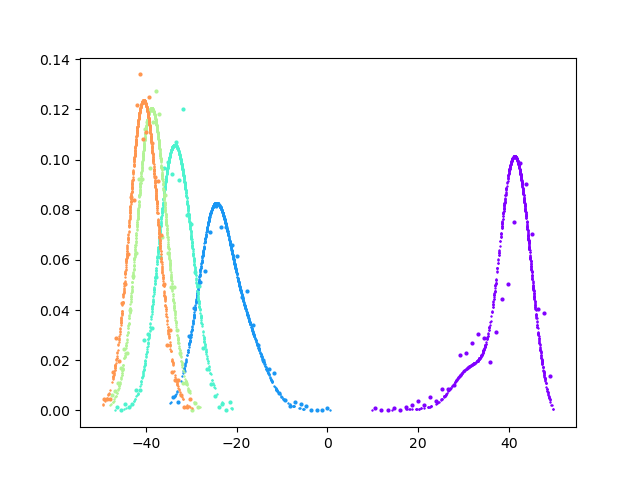

The Python source for this figure:
from __future__ import print_function
import pandas as pd
import numpy as np
import random
import math
import pickle
from numpy.polynomial.hermite import hermgauss
#import tensorflow as tf
import tensorflow.compat.v1 as tf
tf.disable_v2_behavior()
from femodel_tf_optimizer import femodel_tf_optimizer
import os, sys
import argparse


class femodel(femodel_tf_optimizer):
    """
    Class to optimize analytic binding free energy model with Tensorflow
    """
    kBT = 1.986e-3*300.0
    epsim = tf.constant(1.e-8, dtype=tf.float64)
    
    """    
    Rational soft-core function.

    Special case: when $u_c = 0$, 
    $$
    u_{\rm sc,0}(u)=
    \begin{cases}
    u                                                         & u \le 0 \\
    u_{\rm max} f_{\rm sc}(y)                                 & u  >  0
    \end{cases}
    $$
    with
    $$
    y = \frac{u}{u_{\rm max}}
    $$
    $$
    f_{\rm sc}(y) = \frac{z(y)^{a}-1}{z(y)^{a}+1} \, ,
    $$
    and
    $$
    z(y)=1+2 y/a + 2 (y/a)^2
    $$
    
    Inverse: $u = u_{\rm sc,0}$ for $u \le 0$. For $u > 0$:
    $$
    f_{\rm sc} = u_{\rm sc,0}/{u_{\rm max}}
    $$
    $$
    z = \left( \frac{1 + f_{\rm sc}}{1 - f_{\rm sc}}  \right)^(1/a)
    $$
    y = \frac{a}{2} \left( \sqrt{2 z - 1} -1  \right)
    $$
    $$
    u = u_{\rm max} y
    $$

    The derivative is:
    $$
    \frac{d u_{\rm sc,0}(u) }{du} = \frac{4 z^{a - 1}{(z^a + 1)^2} ( 1 + 2 \frac{y}{a} )
    $$
    for $u > 0$ and $1$ otherwise

    The general case $u_c \ne 0$ is obtained by shifting $u_{\rm sc}(u)$ up by $u_c$ and right by $u_c$:
    $$
    u_{\rm sc}(u) = u_{\rm sc,0}(u - u_c) + u_c
    $$
    For consistency, $u_{\rm max}$ is also shifted up by $u_c$. So the general case $u_c \ne 0$ is obtained
    by the special case $u_c = 0$ by the replacements
    $$
    u \rightarrow u - u_c
    $$
    $$
    u_{\rm max} \rightarrow u_{\rm max} - u_c
    $$

    Inverse for the general case: same as for the special case with the replacements above and:
    $$
    u = ( u_{\rm max} - u_c ) y + u_c
    $$

    Using the chain rule, the derivative for the general case has the same expression as the special case
    with the same replacements.
    

    """
    alphasc = tf.constant(1./16.,dtype=tf.float64)
    umaxsc = tf.constant(50.0/kBT, dtype=tf.float64)
    ubcore = tf.constant(0.0/kBT, dtype=tf.float64)
    def inverse_soft_core_function(self,usc):
        uno = tf.ones([tf.size(usc)], dtype=tf.float64)
        usc_safe1 = tf.where(usc < femodel.ubcore + femodel.epsim,       uno*(femodel.ubcore + femodel.epsim), usc)
        usc_safe2 = tf.where(usc_safe1 > femodel.umaxsc - femodel.epsim, uno*(femodel.umaxsc - femodel.epsim), usc_safe1)
        fsc = (usc_safe2-femodel.ubcore)/(femodel.umaxsc-femodel.ubcore)
        z = tf.math.pow((1.+fsc)/(1.-fsc), 1./femodel.alphasc)
        y = 0.5*femodel.alphasc*(-1.0 + tf.math.sqrt(2.*z - 1.))
        return tf.where(usc <= femodel.ubcore,
                        usc,
                        femodel.ubcore + (femodel.umaxsc - femodel.ubcore)*y)
    
    def der_soft_core_function(self,u):# dusc/du
        y = (u - femodel.ubcore)/(femodel.umaxsc-femodel.ubcore)
        z = 1 + 2.*y/femodel.alphasc + 2.*tf.math.pow(y/femodel.alphasc,2)
        za = tf.math.pow(z,femodel.alphasc)
        return tf.where(u <= femodel.ubcore,
                        tf.ones([tf.size(u)], dtype=tf.float64),
                        (4*(za/z)/tf.math.pow((za+1),2))*(1 + 2.*y/femodel.alphasc))

    def alchemical_potential_x(self, lmbds, xscbind):
        return tf.math.log(1. + tf.math.exp(- (xscbind[:,None]-lmbds['u0'][None,:]) * lmbds['alpha'][None,:])) * ((lmbds['Lambda2'][None,:] - lmbds['Lambda1'][None,:])/(lmbds['alpha'][None,:]+self.eps)) + xscbind[:,None] * lmbds['Lambda2'][None,:] + lmbds['w0'][None,:]
    
    def alchemical_potential(self, lmbds, uscbind):
        # self.eps is there to cover the case lambda1 = lambda2 and alpha = 0 in which case we have a linear alchemical potential
        return ((lmbds['Lambda2'] - lmbds['Lambda1'])/(lmbds['alpha']+self.eps))*tf.math.log(1. + tf.math.exp(-lmbds['alpha']*(uscbind-lmbds['u0']))) + lmbds['Lambda2']*uscbind + lmbds['w0']

if __name__ == '__main__':

    parser = argparse.ArgumentParser()
    parser.add_argument("-o", "--optimize", action="store_true", default=0,
                        help="Optimize parameters. Otherwise plot only.")
    parser.add_argument("-c", "--ncycles", type=int, default=100,
                        help="Number of optimization cycles")
    parser.add_argument("-n", "--nsteps", type=int, default=10,
                        help="Number of optimization steps in each cycle")
    parser.add_argument("-r", "--restart", action="store_true", default=0,
                        help="Restart optimization from the parameters saved in the pickle restart file")
    parser.add_argument("-b", "--basename",
                        help="Basename of the optimization job. Defaults to basename of this script.")
    parser.add_argument("-d", "--datafile", default="repl.cycle.potE.temp.lambda.ebind.lambda1.lambda2.alpha.u0.w0.dat",
                        help="Data file")
    parser.add_argument("-l", "--leg", type=float, default=1.0,
                        help="Value of state ID at which to plot the distributions")
    parser.add_argument("-s", "--stateID", nargs="+", type=int, default=0,
                        help="Values of state ID at which to plot the distributions")
    args = parser.parse_args()
    
    restart = args.restart
    production = args.optimize
    testarea = not production

    if args.basename:
        basename = args.basename
    else:
        basename = os.path.basename(os.path.splitext(sys.argv[0])[0])
        
    datafile = args.datafile
    ncycles = args.ncycles
    nsteps = args.nsteps
    states = args.stateID
    
    leg = args.leg

    print("Leg = ", leg)
    if leg == 1:
        direction = leg
    else:
        direction = -1.0
    print("Direction = ", direction)

    sdm_data_raw = pd.read_csv(datafile, delim_whitespace=True,
                           header=None,names=["cycle", "stateID", "temp", "direct", "Lambda1",
                                              "Lambda2", "alpha", "u0", "w0", "potE", "ebind", "bias"])

    lam_col = []
    for row in sdm_data_raw['stateID']:
        lam = 0.05*row
        if (lam > 0.5):
            lam = lam - 0.05
        lam_col.append(lam)

    #print(sdm_data_raw.stateID)

    sdm_data_raw.insert(2, "Lambda", lam_col)

    #print(sdm_data_raw)

    sdm_data = sdm_data_raw[sdm_data_raw["direct"] == direction]

    #print(sdm_data)

    temperature = 300.0
    kT = 1.986e-3*temperature # [kcal/mol]
    beta = 1./kT

    nmodes = 3

    reference_params = {}
    reference_params['ub'] = [  -22.68*beta, -17*beta, -13.35*beta ]
    reference_params['sb'] = [ 3.43*beta,  3.85*beta, 4.27*beta ]
    reference_params['pb'] = [ 5.62e-7, 1.65e-9, 7.08e-11 ]
    reference_params['elj'] = [ 1.1*beta, 1.1*beta, 1.1*beta ]
    reference_params['uce'] = [ 1.1, 1.1, 1.1 ]
    reference_params['nl']  = [   10,  20, 30 ]
    reference_params['wg'] =  [ 8.06e-6, 5.37e-3, 9.95e-1 ]
    
    scale_params = {}
    scale_params['ub'] =  [ 1.*beta, 1.*beta, 1.*beta ]
    scale_params['sb'] =  [ 0.1*beta, 0.1*beta, 0.1*beta ]
    scale_params['pb'] =  [ 1.e-7, 1.e-9, 1.e-11  ]
    scale_params['elj'] = [ 1*beta, 1*beta, 1*beta ]
    scale_params['uce'] = [ 1, 1, 1 ]
    scale_params['nl']  = [ 1, 1, 1 ]
    scale_params['wg'] =  [ 1.e-6, 1.e-3, 1.e-1 ]

    range_params = {}
    range_params['ub'] = [ (-30*beta, 30.0*beta), (-30.0*beta, 30.0*beta), (-30.0*beta, 30.0*beta) ]
    range_params['sb'] = [ (2.0*beta, 8.0*beta), (2.0*beta, 8.0*beta), (2.0*beta, 8.0*beta) ]
    range_params['pb'] = [ (0.0, 1.0), (0.0, 1.0), (0.0, 1.0) ]
    range_params['elj'] = [ (1*beta, 20.0*beta), (1*beta, 20.0*beta), (1*beta, 20.0*beta) ]
    range_params['uce'] = [ (1.0, 10.0), (1.0, 10.0), (1.0, 10.0) ]
    range_params['nl'] = [ (3.0, 60.0), (3.0, 60.0), (3.0, 60.0) ]
    
    learning_rate = 0.05

    discard = 500
    
    xparams = {}
    if restart:
        with open(basename + '.pickle', 'rb') as f:
            best_ubx, best_sbx, best_pbx, best_ex, best_ucx, best_nlx, best_wgx = pickle.load(f)
            xparams['ub'] = best_ubx
            #xparams['ub'][1] = (-2*beta - reference_params['ub'][1])/scale_params['ub'][1]
            xparams['sb'] = best_sbx
            #xparams['sb'][0] = (3.11*beta - reference_params['sb'][0])/scale_params['sb'][0]
            #xparams['sb'][2] = (4.05 - reference_params['sb'][2])/scale_params['sb'][2]
            xparams['pb'] = best_pbx
            #xparams['pb'][0]  = (8.72e-10 - reference_params['pb'][0])/scale_params['pb'][0]
            #xparams['pb'][1]  = (9.0e-13 - reference_params['pb'][1])/scale_params['pb'][1]
            xparams['elj']   = best_ex
            #xparams['elj'][0]   = (8.0*beta - reference_params['elj'][0])/scale_params['elj'][0]
            #xparams['elj'][2]   = (15.0*beta - reference_params['elj'][2])/scale_params['elj'][2]
            xparams['uce']  = best_ucx
            #xparams['uce'][0]  = (1.0 - reference_params['uce'][0])/scale_params['uce'][0]
            #xparams['uce'][2]  = (14.0 - reference_params['uce'][2])/scale_params['uce'][2]
            xparams['nl']  = best_nlx
            #xparams['nl'][1]  = (5.0 - reference_params['nl'][1])/scale_params['nl'][1]
            xparams['wg'] = best_wgx
            #xparams['wg'][0] = (0 - reference_params['wg'][0])/scale_params['wg'][0] 
            #xparams['wg'][1] = (0 - reference_params['wg'][1])/scale_params['wg'][1] 
            #xparams['wg'][2] = (3.42e-34 - reference_params['wg'][2])/scale_params['wg'][2] 
    else:
        xparams['ub']  = [0. for i in range(nmodes) ]
        xparams['sb']  = [0. for i in range(nmodes) ]
        xparams['pb']  = [0. for i in range(nmodes) ]
        xparams['elj']   = [0. for i in range(nmodes) ]
        xparams['uce']  = [0. for i in range(nmodes) ]
        xparams['nl']  = [0. for i in range(nmodes) ]
        xparams['wg']  = [0. for i in range(nmodes) ]

    fe_optimizer = femodel(sdm_data, reference_params, temperature, range_params=range_params,
                  xparams=xparams, scale_params=scale_params, discard=discard, learning_rate=learning_rate)
                                        
    variables = [ fe_optimizer.ubx_t, fe_optimizer.sbx_t , fe_optimizer.ex_t, fe_optimizer.ucx_t, fe_optimizer.nlx_t, fe_optimizer.wgx_t, fe_optimizer.pbx_t ]
    
    #----- test area ----------------

    tf.logging.set_verbosity(tf.logging.ERROR)
    
    if testarea:
        with tf.Session() as sess:
            sess.run(fe_optimizer.init)
            ll = sess.run(fe_optimizer.cost)
            uv = sess.run(fe_optimizer.u)
            uscv = sess.run(fe_optimizer.usc)
            p0v = sess.run(tf.squeeze(fe_optimizer.p0))
            p0scv = sess.run(tf.squeeze(fe_optimizer.p0sc))
            pklv = sess.run(tf.squeeze(fe_optimizer.pkl))
            xscv = sess.run(fe_optimizer.xsc)
            p0scxv = sess.run(tf.squeeze(fe_optimizer.p0scx))
            sts = sess.run(fe_optimizer.lambdas['stateID'])
            upscv = sess.run(fe_optimizer.upsc)
            klv = sess.run(tf.squeeze(fe_optimizer.kl))


            best_ubx = sess.run(fe_optimizer.ubx_t)
            best_sbx = sess.run(fe_optimizer.sbx_t)
            best_pbx = sess.run(fe_optimizer.pbx_t)
            best_ex  = sess.run(fe_optimizer.ex_t)
            best_ucx = sess.run(fe_optimizer.ucx_t)
            best_nlx = sess.run(fe_optimizer.nlx_t)
            best_wgx = sess.run(fe_optimizer.wgx_t)
                        
            best_ub = sess.run(fe_optimizer.ub_t)
            best_sb = sess.run(fe_optimizer.sb_t)
            best_pb = sess.run(fe_optimizer.pb_t)
            best_elj  = sess.run(fe_optimizer.elj_t)
            best_uce = sess.run(fe_optimizer.uce_t)
            best_nl = sess.run(fe_optimizer.nl_t)
            best_wg = sess.run(fe_optimizer.wg_t)
            
            print("Optimized Cost =", ll)
            print("Parameters:")
            print("wg = ", best_wg/np.sum(best_wg))
            results = fe_optimizer.applyunits(best_ub, best_sb, best_pb, best_elj, best_uce, best_nl)
            params = ["ub", "sb", "pb", "elj", "uce", "nl"]
            for mode, item in enumerate(results):
                string = ""
                for value in item:
                    string = string + str(value) + " "
                print(params[mode] + " = [" + string + "]")
            print("-------------------------------------------------------------------------")


        # plot
        import matplotlib
        import matplotlib.pyplot as plt
        fig, ax = plt.subplots()
        color = iter(plt.cm.rainbow(np.linspace(0, 1, len(states) + 1)))
        for state in states:
            mask = abs(sts - state) < 1.e-6
            hist, bin_edges = np.histogram(uscv[mask]*kT, bins=30, density=True)
            nh = len(hist)
            dx = bin_edges[1] - bin_edges[0]
            xp = bin_edges[0:nh] + 0.5*dx
            c = next(color)
            ax.plot(xp, hist, 'o', markersize = 2, c=c)
            ax.plot(uscv[mask]*kT, pklv[mask]/kT, '+', markersize = 1, c=c)
            #ax.set_xlim([-40*kT,200*kT])
        #plt.show()
        plt.savefig(basename + ".png")



    #------- training area ----------------------

    if production:
        with tf.Session() as sess:
    
            sess.run(fe_optimizer.init)
            fe_optimizer.opt = fe_optimizer.optimizer.minimize(fe_optimizer.cost, var_list = variables)
            sess.graph.finalize()
            ll = sess.run(fe_optimizer.cost)

            best_loss = ll
            best_ubx = sess.run(fe_optimizer.ubx_t)
            best_sbx = sess.run(fe_optimizer.sbx_t)
            best_pbx = sess.run(fe_optimizer.pbx_t)
            best_ex  = sess.run(fe_optimizer.ex_t)
            best_ucx = sess.run(fe_optimizer.ucx_t)
            best_nlx = sess.run(fe_optimizer.nlx_t)
            best_wgx = sess.run(fe_optimizer.wgx_t)
            
            best_ub = sess.run(fe_optimizer.ub_t)
            best_sb = sess.run(fe_optimizer.sb_t)
            best_pb = sess.run(fe_optimizer.pb_t)
            best_elj  = sess.run(fe_optimizer.elj_t)
            best_uce = sess.run(fe_optimizer.uce_t)
            best_nl = sess.run(fe_optimizer.nl_t)
            best_wg = sess.run(fe_optimizer.wg_t)
            
            gubx = sess.run(fe_optimizer.gubx_t)
            gsbx = sess.run(fe_optimizer.gsbx_t)
            gpbx = sess.run(fe_optimizer.gpbx_t)
            gex = sess.run(fe_optimizer.gex_t)
            gucx = sess.run(fe_optimizer.gucx_t)
            gnlx = sess.run(fe_optimizer.gnlx_t)
            gwgx = sess.run(fe_optimizer.gwgx_t)
            print("Gradients:")
            print(gubx,gsbx,gpbx,gex,gucx,gnlx,gwgx)
            
            print("Start Cost =", ll)
            print("Parameters:")
            print("wg = ", best_wg)

            results = fe_optimizer.applyunits(best_ub, best_sb, best_pb, best_elj, best_uce, best_nl)
            params = ["ub", "sb", "pb", "elj", "uce", "nl"]
            for mode, item in enumerate(results):
                string = ""
                for value in item:
                    string = string + str(value) + " "
                print(params[mode] + " = [" + string + "]")

            print("---------------------------------------")
        
            for step in range(ncycles):
                for i in range(nsteps):
                    #sess.run(fe_optimizer.train) #all variables optimized
                    sess.run(fe_optimizer.opt) #only selected variables are optimized
                gubx = sess.run(fe_optimizer.gubx_t)
                gsbx = sess.run(fe_optimizer.gsbx_t)
                gpbx = sess.run(fe_optimizer.gpbx_t)
                gex = sess.run(fe_optimizer.gex_t)
                gucx = sess.run(fe_optimizer.gucx_t)
                gnlx = sess.run(fe_optimizer.gnlx_t)
                gwgx = sess.run(fe_optimizer.gwgx_t)
                notok = ( np.any(np.isnan(gubx)) or
                          np.any(np.isnan(gsbx)) or
                          np.any(np.isnan(gpbx)) or
                          np.any(np.isnan(gex))  or
                          np.any(np.isnan(gucx)) or
                          np.any(np.isnan(gnlx)) or
                          np.any(np.isnan(gwgx)) )
                

                print("Gradients:")
                print(gubx,gsbx,gpbx,gex,gucx,gnlx,gwgx)
                if notok:
                    print("Gradient error")
                    break
                ll = sess.run(fe_optimizer.cost)

                l_ubx = sess.run(fe_optimizer.ubx_t)
                l_sbx = sess.run(fe_optimizer.sbx_t)
                l_pbx = sess.run(fe_optimizer.pbx_t)
                l_ex  = sess.run(fe_optimizer.ex_t)
                l_ucx = sess.run(fe_optimizer.ucx_t)
                l_nlx = sess.run(fe_optimizer.nlx_t)
                l_wgx = sess.run(fe_optimizer.wgx_t)
            
                l_ub = sess.run(fe_optimizer.ub_t)
                l_sb = sess.run(fe_optimizer.sb_t)
                l_pb = sess.run(fe_optimizer.pb_t)
                l_elj = sess.run(fe_optimizer.elj_t)
                l_uce = sess.run(fe_optimizer.uce_t)
                l_nl = sess.run(fe_optimizer.nl_t)
                l_wg = sess.run(fe_optimizer.wg_t)
                
                if( ll < best_loss ):
                    best_loss = ll
                
                    best_ubx = l_ubx 
                    best_sbx = l_sbx
                    best_pbx = l_pbx
                    best_ex  = l_ex 
                    best_ucx = l_ucx
                    best_nlx = l_nlx 
                    best_wgx = l_wgx

                    best_ub  = l_ub  
                    best_sb  = l_sb 
                    best_pb  = l_pb 
                    best_elj = l_elj
                    best_uce = l_uce
                    best_nl  = l_nl   
                    best_wg  = l_wg
    

                print(step, "Cost =", ll)
                print("Parameters:")
                print("wg = ", l_wg)
                results = fe_optimizer.applyunits(l_ub, l_sb, l_pb, l_elj, l_uce, l_nl)
                params = ["ub", "sb", "pb", "elj", "uce", "nl"]
                for mode, item in enumerate(results):
                    string = ""
                    for value in item:
                        string = string + str(value) + " "
                    print(params[mode] + " = [" + string + "]") 

                print("----------------------------------------------------")

                with open(basename + '.pickle', 'wb') as f:
                    pickle.dump([best_ubx, best_sbx, best_pbx, best_ex, best_ucx, best_nlx, best_wgx],f)


                
            print("----------- End of Optimization -----------", basename);
            print("Optimized Cost =", best_loss)
            print("wg = ", best_wg/np.sum(best_wg))
            results = fe_optimizer.applyunits(best_ub, best_sb, best_pb, best_elj, best_uce, best_nl)
            params = ["ub", "sb", "pb", "elj", "uce", "nl"]
            for mode, item in enumerate(results):
                string = ""
                for value in item:
                    string = string + str(value) + " "
                print(params[mode] + " = [" + string + "]")
